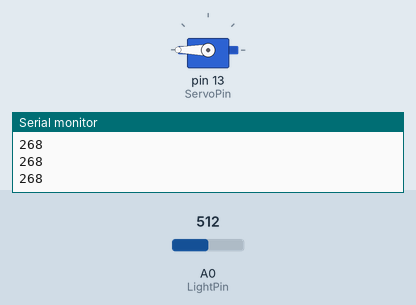
This sketch was run on a simulated Arduino Uno, built with avr-gcc and run on an emulated ATmega328P. On the bench: servo, the last lines printed to the serial monitor. The inputs (shaded band) are chosen by the test bench; at power-on: A0 (LightPin) = 512.

Above: at 1.2 s.
1.3 s: A0 (LightPin) set to 306
At 2.0 s:
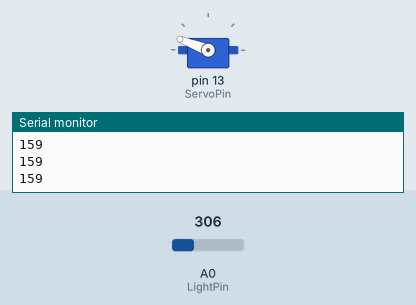
2.8 s: A0 (LightPin) set to 122
At 3.2 s:
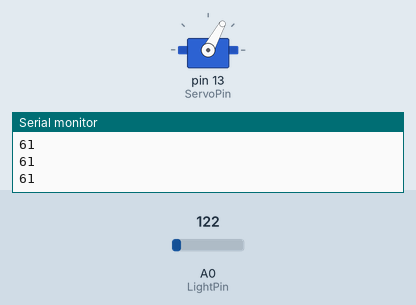
4.3 s: A0 (LightPin) set to 0
At 5.5 s:
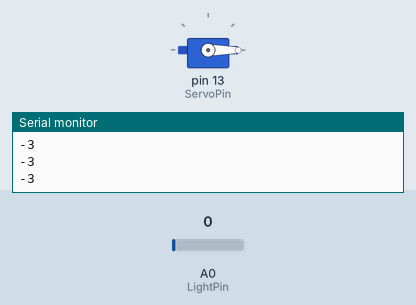
5.8 s: A0 (LightPin) set to 511
At 6.7 s:
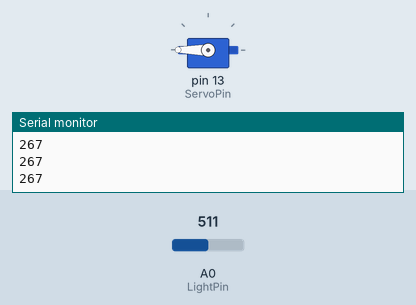
7.3 s: A0 (LightPin) set to 934
8.8 s: A0 (LightPin) set to 967
At 10.2 s:
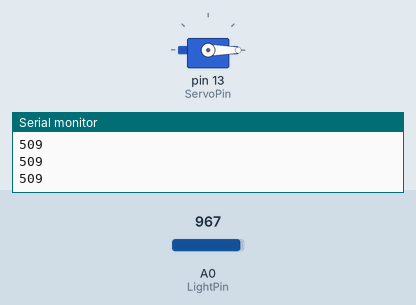
Timing chart, 0 to 11.3 s (numbered marks = the images above; inputs shaded):
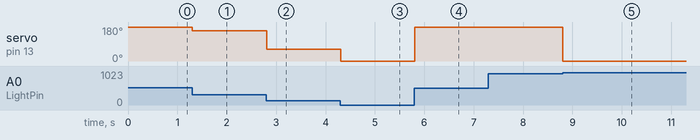

The sketch:

eleventh_experiment.ino
```cpp
#include <Servo.h>
Servo myservo;
int LightPin = A0;
int LightCal;
int ServoPin = 13;
int ServoPos;
void setup()
{
  pinMode(LightPin, INPUT);
  Serial.begin(9600);
  myservo.attach(ServoPin);
}

void loop()
{

  LightCal = analogRead(LightPin);
  ServoPos = (360/679.0)*(LightCal-6);
  Serial.println(ServoPos);
  myservo.write(ServoPos);


}
```

Measured:
- the behaviour switches between 949 and 950 on A0 (LightPin) (found by bisection; images 4 and 5)
- after the input at 1.3 s, servo on pin 13 (ServoPin): 180° → 159° at once
- after the input at 2.8 s, servo on pin 13 (ServoPin): 159° → 61° at once
- after the input at 4.3 s, servo on pin 13 (ServoPin): 61° → 0° at once
- after the input at 5.8 s, servo on pin 13 (ServoPin): 0° → 180° at once
- after the input at 8.8 s, servo on pin 13 (ServoPin): 180° → 0° at once
